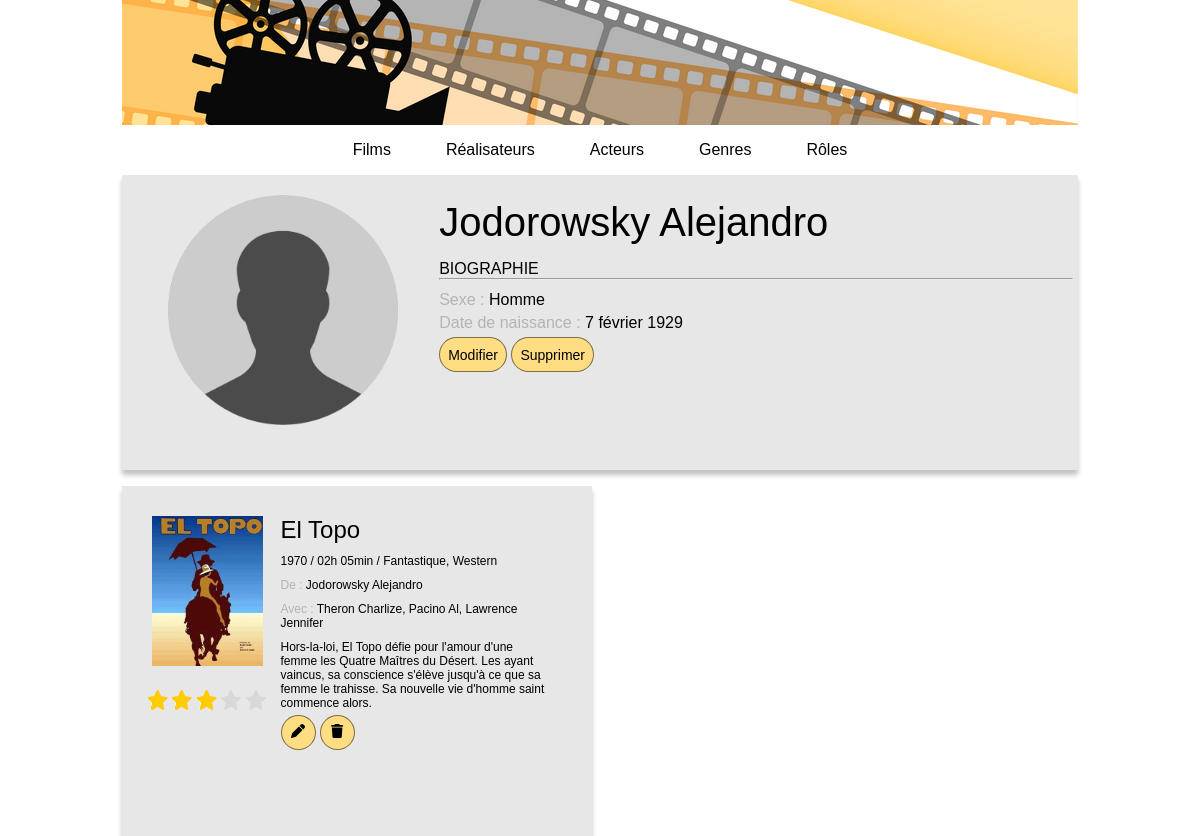
Page /index.php?action=infoRealisateur&id=3 on the committed database.
### tables this page shows
CREATE TABLE IF NOT EXISTS `realisateur` (
  `id_realisateur` int NOT NULL AUTO_INCREMENT,
  `id_personne` int NOT NULL,
  PRIMARY KEY (`id_realisateur`),
  UNIQUE KEY `id_personne` (`id_personne`),
  CONSTRAINT `realisateur_ibfk_1` FOREIGN KEY (`id_personne`) REFERENCES `personne` (`id_personne`) ON DELETE CASCADE
);

CREATE TABLE IF NOT EXISTS `personne` (
  `id_personne` int NOT NULL AUTO_INCREMENT,
  `nom_personne` varchar(50) NOT NULL,
  `prenom_personne` varchar(50) NOT NULL,
  `sexe_personne` varchar(50) NOT NULL,
  `dateNaissance_personne` date NOT NULL,
  PRIMARY KEY (`id_personne`)
);

CREATE TABLE IF NOT EXISTS `film` (
  `id_film` int NOT NULL AUTO_INCREMENT,
  `titre_film` varchar(50) NOT NULL,
  `anneeSortie_film` int NOT NULL,
  `duree_film` int NOT NULL,
  `synopsis_film` text,
  `note_film` int NOT NULL,
  `affiche_film` varchar(50) DEFAULT NULL,
  `id_realisateur` int NOT NULL,
  PRIMARY KEY (`id_film`),
  KEY `id_realisateur` (`id_realisateur`),
  CONSTRAINT `film_ibfk_1` FOREIGN KEY (`id_realisateur`) REFERENCES `realisateur` (`id_realisateur`)
);

### controller/CinemaController.php (called while the page is built, shortened)
<?php
class CinemaController
{
    public function connectToBDD()
    {
        return Connect::seConnecter();
    }
    public function infosRealisateur($idRealisateur)
    {
        $realisateur = $this->connectToBDD()->prepare("
        SELECT
        r.id_realisateur,
        CONCAT(p.nom_personne, ' ', p.prenom_personne) AS realisateurFilm,
        p.sexe_personne,
        p.dateNaissance_personne
        FROM personne p
        INNER JOIN realisateur r ON p.id_personne = r.id_personne
        WHERE r.id_realisateur = :idRealisateur");
        $realisateur->execute(["idRealisateur" => $idRealisateur]);
        $films = $this->connectToBDD()->prepare("
        SELECT
        f.id_film AS IdFilm,
        f.titre_film,
        f.anneeSortie_film,
        TIME_FORMAT(SEC_TO_TIME(f.duree_film * 60), '%Hh %imin') AS duree,
        GROUP_CONCAT(gf.libelle_genre_film SEPARATOR ', ') AS genres,
        f.synopsis_film,
        (SELECT GROUP_CONCAT(CONCAT(p.nom_personne, ' ', p.prenom_personne) SEPARATOR ', ')
            FROM jouer j
            INNER JOIN acteur a ON j.id_acteur = a.id_acteur
            INNER JOIN personne p ON a.id_personne = p.id_personne
            INNER JOIN film f ON j.id_film = f.id_film
            WHERE f.id_film = IdFilm) AS acteursFilm,
        f.note_film,
        f.affiche_film
        FROM film f
        INNER JOIN realisateur r ON f.id_realisateur = r.id_realisateur
        INNER JOIN personne p ON r.id_personne = p.id_personne
        INNER JOIN posseder po ON f.id_film = po.id_film
        INNER JOIN genre_film gf ON po.id_genre_film = gf.id_genre_film
        WHERE r.id_realisateur = :idRealisateur
        GROUP BY f.id_film
        ORDER BY f.titre_film");
        $films->execute(["idRealisateur" => $idRealisateur]);
        require "view/infosRealisateur.php";
    }
}

### model/Connect.php (called while the page is built, shortened)
<?php
abstract class Connect
{
    public static function seConnecter()
    {
        try
        {
            return new \PDO("mysql:host=" . self::HOST . ";dbname=" . self::DB . ";charset=utf8", self::USER, self::PASS);
        }
        catch (\PDOException $ex)
        {
            return $ex->getMessage();
        }
    }
}

### view/infosRealisateur.php (the view, shortened to what this page needs)
<?php ob_start();
$infosRealisateur = $realisateur->fetch(); ?>
<div class="main-box bg">
    <div class="personne-info-side">
        <img src="public/img/avatar.png" class="avatar-large"></img>
    </div>
    <div class="personne-info-main">
        <h1><?= $infosRealisateur["realisateurFilm"] ?></h1>
        <h2>Biographie</h2>
        <hr>
        <p><span class="info">Sexe :</span> <?= $infosRealisateur["sexe_personne"] ?></p>
        <?php
        $datetime = new DateTime($infosRealisateur["dateNaissance_personne"]);
        $formatter = new IntlDateFormatter('fr_FR', IntlDateFormatter::RELATIVE_LONG, IntlDateFormatter::NONE);
        ?>
        <p><span class="info">Date de naissance :</span> <?= $formatter->format($datetime) ?></p>
        <div class="film-info-actions">
            <button type="bouton" class="button">
                <a href="index.php?action=formEditRealisateur&id=<?= $infosRealisateur["id_realisateur"] ?>">Modifier</a>
            </button>
            <button type="bouton" class="button">
                <a href="index.php?action=deleteRealisateur&id=<?= $infosRealisateur["id_realisateur"] ?>">Supprimer</a>
            </button>
        </div>
    </div>
</div>
<?php foreach ($films->fetchALL() as $film) {
?>
    <div class="film-box bg">
        <div class="film-side">
            <img class="affiche" src="public/img/posters/<?= $film["affiche_film"] ?>" alt="affiche"></img>
            <div class="note">
                <?php
                for ($i = 1; $i <= $film["note_film"]; $i++) { ?>
                    <img src="public/img/note_b.png" alt="note"></img>
                <?php }
                ?>
                <?php
                $greyStars = 5 - $film["note_film"];
                for ($i = 1; $i <= $greyStars; $i++) { ?>
                    <img src="public/img/note_a.png" alt="note"></img>
                <?php }
                ?>
            </div>
        </div>
        <div class="film-main">
            <h1><a href="index.php?action=infoFilm&id=<?= $film["IdFilm"] ?>"><?= $film["titre_film"] ?></a></h1>
            <p><?= $film["anneeSortie_film"] . " / " . $film["duree"] . " / " . $film["genres"] ?></p>
            <p><span class="info">De :</span><a href="index.php?action=infoRealisateur&id=<?= $infosRealisateur["id_realisateur"] ?>"> <?= $infosRealisateur["realisateurFilm"] ?></a></p>
            <p><span class="info">Avec :</span> <?= $film["acteursFilm"] ?></p>
            <p><?= $film["synopsis_film"] ?></p>
            <button type="bouton" class="button button-round">
                <a href="index.php?action=editFilm&id=<?= $film["IdFilm"] ?>">
                </a>
            </button>
            <button type="bouton" class="button button-round">
                <a href="index.php?action=deleteFilm&id=<?= $film["IdFilm"] ?>">
                </a>
            </button>
        </div>
    </div>
<?php }
require "view/template.php";

### public/css/style.css (style rules this page uses)
* { margin: 0px; padding: 0px; box-sizing: border-box; font-family: sans-serif; }
a:link, a:visited { color: black; text-decoration: none; }
p { margin-top: 5px; }
hr { margin-bottom: 11px; }
.bg { background-color: rgb(231, 231, 231); box-shadow: 0 5px 5px rgb(194, 194, 194); }
button { display: inline-block; background-color: rgb(254, 221, 131); border-radius: 20px; border: 1px solid rgba(0, 0, 0, 0.5); color: black; font-size: 14px; padding: 8px; cursor: pointer; }
.bg button { margin-top: 5px; }
.button { height: 35px; }
.button-round { width: 35px; }
h1 { font-size: 24px; font-weight: normal; }
h2 { padding-top: 15px; font-size: 16px; font-weight: normal; text-transform: uppercase; }
.main-box { width: 100%; min-height: 100px; margin: 10px; padding: 5px; display: flex; flex-direction: column; }
.film-box { width: 100%; margin: 10px; display: flex; flex-wrap: wrap; justify-content: center; }
.affiche { margin-top: 30px; height: 150px; }
.note { margin-top: 10px; }
.film-main { width: 100%; margin: 10px; }
.film-main p { font-size: 12px; margin-top: 10px; }
.info { color: rgb(180, 180, 180); }
.personne-info-side { display: flex; flex-direction: column; align-items: center; }
.avatar-large { max-width: 230px; max-height: 230px; margin: 15px auto; }
@media screen and (min-width: 1200px) { h1 { margin-top: 20px; } }
@media screen and (min-width: 1200px) { .main-box { margin: 0px; padding-bottom: 30px; flex-direction: row; align-items: normal; } }
@media screen and (min-width: 1200px) { .film-box { width: 470px; height: 350px; margin: 0px; display: flex; flex-wrap: nowrap; } }
@media screen and (min-width: 1200px) { .film-side { width: 33%; } }
@media screen and (min-width: 1200px) { .affiche { margin-left: 30px; } }
@media screen and (min-width: 1200px) { .note { margin-top: 20px; margin-left: 26px; } }
@media screen and (min-width: 1200px) { .film-main { width: 67%; } }
@media screen and (min-width: 1200px) { .film-main p { margin-right: 30px; } }
@media screen and (min-width: 1200px) { .personne-info-side { width: 33%; justify-content: center; } }
@media screen and (min-width: 1200px) { .personne-info-main { width: 67%; } }
@media screen and (min-width: 1200px) { .personne-info-main h1 { font-size: 40px; } }

### rows in the picture
realisateur: id_personne.sexe_personne "Homme", id_personne.dateNaissance_personne "7 février 1929"
film: affiche_film (picture), note_film 3 (drawn), titre_film "El Topo", anneeSortie_film "1970", duree "02h 05min", genres "Fantastique, Western", realisateurFilm "Jodorowsky Alejandro", acteursFilm "Theron Charlize, Pacino Al, Lawrence Jennifer", synopsis_film "Hors-la-loi, El Topo défie pour l'amour d'une femme les Quatre Maîtres du Désert. Les ayant vaincus, sa conscience s'élève jusqu'à ce que sa femme le trahisse. Sa nouvelle vie d'homme saint commence alors."

### other values in the picture
$infosRealisateur["realisateurFilm"] "Jodorowsky Alejandro"
